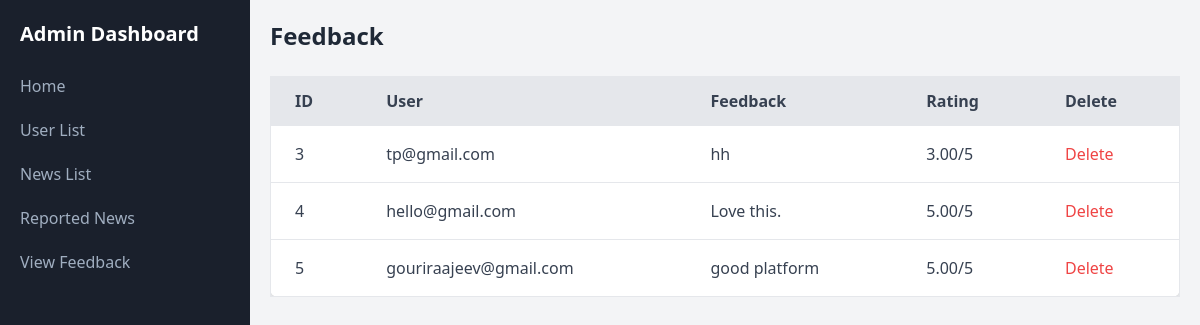
/ad_view_feedback/ (signed in), run on the app's committed database.
### detect/models.py (models this page shows)
class FeedbackReg(models.Model):
    user=models.ForeignKey(UserReg, on_delete=models.CASCADE)
    feedbacktext=models.TextField(null=True, blank=True)
    created_at = models.DateTimeField(auto_now_add=True)
    rating = models.DecimalField(max_digits=5, decimal_places=2,default=0,null=True, blank=True)

class UserReg(models.Model):
    name=models.CharField(max_length=50,null=True,blank=True)
    email = models.EmailField(max_length=50,null=True, blank=True,unique=True)
    password = models.CharField(max_length=50,null=True, blank=True)

### detect/views.py (the view)
# urls.py: path('ad_view_feedback/',adviewFeedback,name='ad_view_feedback'),
def adviewFeedback(request):
    if 'admin_email' in request.session:
        feedback = FeedbackReg.objects.all()
        return render(request, 'admin_view_feedback.html', {'feedback': feedback})
    else:
        return redirect('admin_login')

### detect/templates/admin_view_feedback.html (shortened to what this page needs)
<!DOCTYPE html>
<html lang="en">
<head>
    <link href="https://cdn.jsdelivr.net/npm/tailwindcss@2.0.0/dist/tailwind.min.css" rel="stylesheet">
</head>
<body class="bg-gray-100">
    <div class="sidebar">
        <h2 class="text-xl font-semibold mb-4">Admin Dashboard</h2>
        <a href="{% url 'admin_home' %}">Home</a>
        <a href="{% url 'view_users' %}">User List</a>
        <a href="{% url 'view_news' %}">News List</a>
        <a href="{% url 'view_reported_news' %}">Reported News</a>
        <a href="{% url 'view_feedback' %}" class="text-blue-500">View Feedback</a>
    </div>
    <div class="content">
        <h1 class="text-2xl font-semibold text-gray-800 mb-6">Feedback</h1>
        <div class="overflow-auto">
            <table class="min-w-full bg-white border border-gray-200 rounded-lg shadow-md">
                <thead>
                    <tr class="bg-gray-200 text-gray-700">
                        <th class="px-6 py-3 border-b text-left">ID</th>
                        <th class="px-6 py-3 border-b text-left">User</th>
                        <th class="px-6 py-3 border-b text-left">Feedback</th>
                        <th class="px-6 py-3 border-b text-left">Rating</th>
                        <th class="px-6 py-3 border-b text-left">Delete</th>
                    </tr>
                </thead>
                <tbody>
                    {% for item in feedback %}
                    <tr class="text-gray-700">
                        <td class="px-6 py-4 border-b">{{ item.id }}</td>
                        <td class="px-6 py-4 border-b">{{ item.user.email }}</td>
                        <td class="px-6 py-4 border-b">
                            {% if item.feedbacktext|length > 35 %}
                                {{ item.feedbacktext|truncatewords:10 }}
                                <button onclick="openModal('{{ item.id }}')" class="text-blue-500 hover:underline">Read More</button>
                            {% else %}
                                {{ item.feedbacktext }}
                            {% endif %}
                        </td>
                        <td class="px-6 py-4 border-b">{{ item.rating }}/5</td>
                        <td class="px-6 py-4 border-b">
                            <a href="{% url 'ad_delete_feedback' item.id %}" onclick="return confirm('Are you sure you want to delete this?');" class="text-red-500 hover:underline">Delete</a>
                        </td>
                    </tr>
                    {% empty %}
                    <tr>
                        <td colspan="4" class="text-center text-gray-500 py-4">No feedback found.</td>
                    </tr>
                    {% endfor %}
                </tbody>
            </table>
        </div>
    </div>
</body>
</html>

### detect/templates/admin_view_feedback.html (style rules this page uses)
.sidebar { min-width: 250px; max-width: 250px; height: 100vh; position: fixed; top: 0; left: 0; background-color: #1a202c; color: white; padding: 20px; display: flex; flex-direction: column; z-index: 1000; }
.sidebar a { margin: 10px 0; color: #a0aec0; text-decoration: none; font-size: 1rem; }
.content { margin-left: 250px; padding: 20px; }

### data on the page
FeedbackReg: id "3", user.email "tp@gmail.com", feedbacktext "hh", rating "3.00"
FeedbackReg: id "4", user.email "hello@gmail.com", feedbacktext "Love this.", rating "5.00"
FeedbackReg: id "5", user.email "gouriraajeev@gmail.com", feedbacktext "good platform", rating "5.00"
